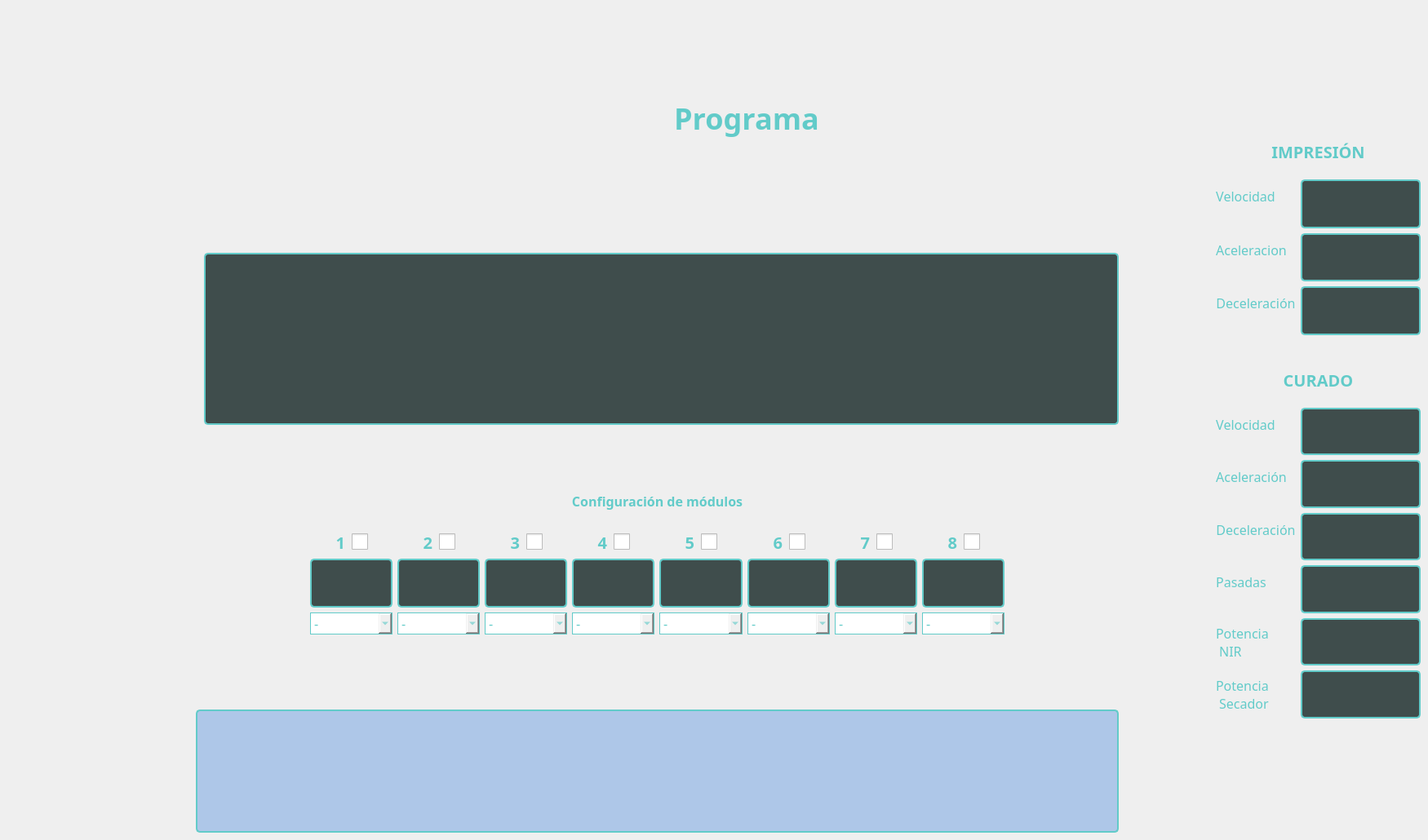
    <widget class="QWidget" name="programa">
     <widget class="QLabel" name="label_10">
      <property name="geometry">
       <rect>
        <x>780</x>
        <y>100</y>
        <width>270</width>
        <height>90</height>
       </rect>
      </property>
      <property name="styleSheet">
       <string notr="true">color: #62CBC9;
font-size: 36px;
font-weight: bold;
font-family: nunito;
text-align: center;</string>
      </property>
      <property name="text">
       <string>Programa</string>
      </property>
      <property name="alignment">
       <set>Qt::AlignmentFlag::AlignCenter</set>
      </property>
     </widget>
     <widget class="QWidget" name="formLayoutWidget_2">
      <property name="geometry">
       <rect>
        <x>1490</x>
        <y>220</y>
        <width>251</width>
        <height>191</height>
       </rect>
      </property>
      <layout class="QFormLayout" name="formLayout_2">
       <item row="0" column="0">
        <widget class="QLabel" name="label_11">
         <property name="styleSheet">
          <string notr="true">color: #62CBC9;
	font-size: 16px;
	font-family: nunito;</string>
         </property>
         <property name="text">
          <string>Velocidad</string>
         </property>
         <property name="alignment">
          <set>Qt::AlignmentFlag::AlignCenter</set>
         </property>
        </widget>
       </item>
       <item row="0" column="1">
        <widget class="QLineEdit" name="pg_prog_vel_impresion">
         <property name="styleSheet">
          <string notr="true">  background-color: #3F4D4C;
color: #62CBC9;
    border: 2px solid #62CBC9;
    border-radius: 5px;
    padding: 10px;
	font-size: 24px;
	font-family: nunito;</string>
         </property>
        </widget>
       </item>
       <item row="1" column="0">
        <widget class="QLabel" name="label_12">
         <property name="styleSheet">
          <string notr="true">color: #62CBC9;
	font-size: 16px;
	font-family: nunito;</string>
         </property>
         <property name="text">
          <string>Aceleracion</string>
         </property>
         <property name="alignment">
          <set>Qt::AlignmentFlag::AlignCenter</set>
         </property>
        </widget>
       </item>
       <item row="1" column="1">
        <widget class="QLineEdit" name="pg_prog_acel_impresion">
         <property name="styleSheet">
          <string notr="true">  background-color: #3F4D4C;
color: #62CBC9;
    border: 2px solid #62CBC9;
    border-radius: 5px;
    padding: 10px;
	font-size: 24px;
	font-family: nunito;</string>
         </property>
        </widget>
       </item>
       <item row="2" column="0">
        <widget class="QLabel" name="label_14">
         <property name="styleSheet">
          <string notr="true">color: #62CBC9;
	font-size: 16px;
	font-family: nunito;</string>
         </property>
         <property name="text">
          <string>Deceleración</string>
         </property>
         <property name="alignment">
          <set>Qt::AlignmentFlag::AlignCenter</set>
         </property>
        </widget>
       </item>
       <item row="2" column="1">
        <widget class="QLineEdit" name="pg_prog_decel_impresion">
         <property name="styleSheet">
          <string notr="true">  background-color: #3F4D4C;
color: #62CBC9;
    border: 2px solid #62CBC9;
    border-radius: 5px;
    padding: 10px;
	font-size: 24px;
	font-family: nunito;</string>
         </property>
        </widget>
       </item>
      </layout>
     </widget>
     <widget class="QWidget" name="gridLayoutWidget_2">
      <property name="geometry">
       <rect>
        <x>380</x>
        <y>650</y>
        <width>851</width>
        <height>131</height>
       </rect>
      </property>
      <layout class="QGridLayout" name="gridLayout_2">
       <item row="0" column="0" alignment="Qt::AlignmentFlag::AlignHCenter">
        <widget class="QCheckBox" name="M1Check">
         <property name="layoutDirection">
          <enum>Qt::LayoutDirection::RightToLeft</enum>
         </property>
         <property name="styleSheet">
          <string notr="true">QCheckBox {
    color: #62CBC9;
    font-size: 20px;
    font-family: nunito;
    font-weight: bold;
    spacing: 8px;
}
QCheckBox::indicator {
    width: 20px;
    height: 20px;
}</string>
         </property>
         <property name="text">
          <string>1</string>
         </property>
        </widget>
       </item>
       <item row="2" column="6">
        <widget class="QComboBox" name="modulo7">
         <property name="styleSheet">
          <string notr="true"> border: 1px solid #62CBC9;
color: #62CBC9;
font-size: 16px;
font-family: nunito;
</string>
         </property>
         <item>
          <property name="text">
           <string>-</string>
          </property>
         </item>
         <item>
          <property name="text">
           <string>PMB-C8</string>
          </property>
         </item>
         <item>
          <property name="text">
           <string>PMB-C2</string>
          </property>
         </item>
         <item>
          <property name="text">
           <string>APMB4</string>
          </property>
         </item>
         <item>
          <property name="text">
           <string>SM-200</string>
          </property>
         </item>
         <item>
          <property name="text">
           <string>NIR</string>
          </property>
         </item>
         <item>
          <property name="text">
           <string>Air dryver</string>
          </property>
         </item>
        </widget>
       </item>
       <item row="2" column="4">
        <widget class="QComboBox" name="modulo5">
         <property name="styleSheet">
          <string notr="true"> border: 1px solid #62CBC9;
color: #62CBC9;
font-size: 16px;
font-family: nunito;
</string>
         </property>
         <item>
          <property name="text">
           <string>-</string>
          </property>
         </item>
         <item>
          <property name="text">
           <string>PMB-C8</string>
          </property>
         </item>
         <item>
          <property name="text">
           <string>PMB-C2</string>
          </property>
         </item>
         <item>
          <property name="text">
           <string>APMB4</string>
          </property>
         </item>
         <item>
          <property name="text">
           <string>SM-200</string>
          </property>
         </item>
         <item>
          <property name="text">
           <string>NIR</string>
          </property>
         </item>
         <item>
          <property name="text">
           <string>Air dryver</string>
          </property>
         </item>
        </widget>
       </item>
       <item row="1" column="5">
        <widget class="QLineEdit" name="M6D">
         <property name="styleSheet">
          <string notr="true">  background-color: #3F4D4C;
color: #62CBC9;
    border: 2px solid #62CBC9;
    border-radius: 5px;
    padding: 10px;
	font-size: 24px;
	font-family: nunito;</string>
         </property>
        </widget>
       </item>
       <item row="1" column="1">
        <widget class="QLineEdit" name="M2D">
         <property name="styleSheet">
          <string notr="true">  background-color: #3F4D4C;
color: #62CBC9;
    border: 2px solid #62CBC9;
    border-radius: 5px;
    padding: 10px;
	font-size: 24px;
	font-family: nunito;</string>
         </property>
        </widget>
       </item>
       <item row="2" column="1">
        <widget class="QComboBox" name="modulo2">
         <property name="styleSheet">
          <string notr="true"> border: 1px solid #62CBC9;
color: #62CBC9;
font-size: 16px;
font-family: nunito;
</string>
         </property>
         <item>
          <property name="text">
           <string>-</string>
          </property>
         </item>
         <item>
          <property name="text">
           <string>PMB-C8</string>
          </property>
         </item>
         <item>
          <property name="text">
           <string>PMB-C2</string>
          </property>
         </item>
         <item>
          <property name="text">
           <string>APMB4</string>
          </property>
         </item>
         <item>
          <property name="text">
           <string>SM-200</string>
          </property>
         </item>
         <item>
          <property name="text">
           <string>NIR</string>
          </property>
         </item>
         <item>
          <property name="text">
           <string>Air dryver</string>
          </property>
         </item>
        </widget>
       </item>
       <item row="2" column="7">
        <widget class="QComboBox" name="modulo8">
         <property name="styleSheet">
          <string notr="true"> border: 1px solid #62CBC9;
color: #62CBC9;
font-size: 16px;
font-family: nunito;
</string>
         </property>
         <item>
          <property name="text">
           <string>-</string>
          </property>
         </item>
         <item>
          <property name="text">
           <string>PMB-C8</string>
          </property>
         </item>
         <item>
          <property name="text">
           <string>PMB-C2</string>
          </property>
         </item>
         <item>
          <property name="text">
           <string>APMB4</string>
          </property>
         </item>
         <item>
          <property name="text">
           <string>SM-200</string>
          </property>
         </item>
         <item>
          <property name="text">
           <string>NIR</string>
          </property>
         </item>
         <item>
          <property name="text">
           <string>Air dryver</string>
          </property>
         </item>
        </widget>
       </item>
       <item row="2" column="5">
        <widget class="QComboBox" name="modulo6">
         <property name="styleSheet">
          <string notr="true"> border: 1px solid #62CBC9;
color: #62CBC9;
font-size: 16px;
font-family: nunito;
</string>
         </property>
         <item>
          <property name="text">
           <string>-</string>
          </property>
         </item>
         <item>
          <property name="text">
           <string>PMB-C8</string>
          </property>
         </item>
         <item>
          <property name="text">
           <string>PMB-C2</string>
          </property>
         </item>
         <item>
          <property name="text">
           <string>APMB4</string>
          </property>
         </item>
         <item>
          <property name="text">
           <string>SM-200</string>
          </property>
         </item>
         <item>
          <property name="text">
           <string>NIR</string>
          </property>
         </item>
         <item>
          <property name="text">
           <string>Air dryver</string>
          </property>
         </item>
        </widget>
       </item>
       <item row="1" column="4">
        <widget class="QLineEdit" name="M5D">
         <property name="styleSheet">
          <string notr="true">  background-color: #3F4D4C;
color: #62CBC9;
    border: 2px solid #62CBC9;
    border-radius: 5px;
    padding: 10px;
	font-size: 24px;
	font-family: nunito;</string>
         </property>
        </widget>
       </item>
       <item row="1" column="2">
        <widget class="QLineEdit" name="M3D">
         <property name="styleSheet">
          <string notr="true">  background-color: #3F4D4C;
color: #62CBC9;
    border: 2px solid #62CBC9;
    border-radius: 5px;
    padding: 10px;
	font-size: 24px;
	font-family: nunito;</string>
         </property>
        </widget>
       </item>
       <item row="1" column="3">
        <widget class="QLineEdit" name="M4D">
         <property name="styleSheet">
          <string notr="true">  background-color: #3F4D4C;
color: #62CBC9;
    border: 2px solid #62CBC9;
    border-radius: 5px;
    padding: 10px;
	font-size: 24px;
	font-family: nunito;</string>
         </property>
        </widget>
       </item>
       <item row="1" column="0">
        <widget class="QLineEdit" name="M1D">
         <property name="styleSheet">
          <string notr="true">  background-color: #3F4D4C;
  color: #62CBC9;
    border: 2px solid #62CBC9;
    border-radius: 5px;
    padding: 10px;
	font-size: 24px;
	font-family: nunito;</string>
         </property>
        </widget>
       </item>
       <item row="1" column="7">
        <widget class="QLineEdit" name="M8D">
         <property name="styleSheet">
          <string notr="true">  background-color: #3F4D4C;
color: #62CBC9;
    border: 2px solid #62CBC9;
    border-radius: 5px;
    padding: 10px;
	font-size: 24px;
	font-family: nunito;</string>
         </property>
        </widget>
       </item>
       <item row="2" column="2">
        <widget class="QComboBox" name="modulo3">
         <property name="styleSheet">
          <string notr="true"> border: 1px solid #62CBC9;
color: #62CBC9;
font-size: 16px;
font-family: nunito;
</string>
         </property>
         <item>
          <property name="text">
           <string>-</string>
          </property>
         </item>
         <item>
          <property name="text">
           <string>PMB-C8</string>
          </property>
         </item>
         <item>
          <property name="text">
           <string>PMB-C2</string>
          </property>
         </item>
         <item>
          <property name="text">
           <string>APMB4</string>
          </property>
         </item>
         <item>
          <property name="text">
           <string>SM-200</string>
          </property>
         </item>
         <item>
          <property name="text">
           <string>NIR</string>
          </property>
         </item>
         <item>
          <property name="text">
           <string>Air dryver</string>
          </property>
         </item>
        </widget>
       </item>
       <item row="2" column="3">
        <widget class="QComboBox" name="modulo4">
         <property name="styleSheet">
          <string notr="true"> border: 1px solid #62CBC9;
color: #62CBC9;
font-size: 16px;
font-family: nunito;
</string>
         </property>
         <item>
          <property name="text">
           <string>-</string>
          </property>
         </item>
         <item>
          <property name="text">
           <string>PMB-C8</string>
          </property>
         </item>
         <item>
          <property name="text">
           <string>PMB-C2</string>
          </property>
         </item>
         <item>
          <property name="text">
           <string>APMB4</string>
          </property>
         </item>
         <item>
          <property name="text">
           <string>SM-200</string>
          </property>
         </item>
         <item>
          <property name="text">
           <string>NIR</string>
          </property>
         </item>
         <item>
          <property name="text">
           <string>Air dryver</string>
          </property>
         </item>
        </widget>
       </item>
       <item row="1" column="6">
        <widget class="QLineEdit" name="M7D">
         <property name="styleSheet">
          <string notr="true">  background-color: #3F4D4C;
color: #62CBC9;
    border: 2px solid #62CBC9;
    border-radius: 5px;
    padding: 10px;
	font-size: 24px;
	font-family: nunito;</string>
         </property>
        </widget>
       </item>
       <item row="2" column="0">
        <widget class="QComboBox" name="modulo1">
         <property name="styleSheet">
          <string notr="true"> border: 1px solid #62CBC9;
color: #62CBC9;
font-size: 16px;
font-family: nunito;
</string>
         </property>
         <item>
          <property name="text">
           <string>-</string>
          </property>
         </item>
         <item>
          <property name="text">
           <string>PMB-C8</string>
          </property>
         </item>
         <item>
          <property name="text">
           <string>PMB-C2</string>
          </property>
         </item>
         <item>
          <property name="text">
           <string>APMB4</string>
          </property>
         </item>
         <item>
          <property name="text">
           <string>SM-200</string>
          </property>
         </item>
         <item>
          <property name="text">
           <string>NIR</string>
          </property>
         </item>
         <item>
          <property name="text">
           <string>Air dryver</string>
          </property>
         </item>
        </widget>
       </item>
       <item row="0" column="1" alignment="Qt::AlignmentFlag::AlignHCenter">
        <widget class="QCheckBox" name="M2Check">
         <property name="layoutDirection">
          <enum>Qt::LayoutDirection::RightToLeft</enum>
         </property>
         <property name="styleSheet">
          <string notr="true">QCheckBox {
    color: #62CBC9;
    font-size: 20px;
    font-family: nunito;
    font-weight: bold;
    spacing: 8px;
}
QCheckBox::indicator {
    width: 20px;
    height: 20px;
}</string>
         </property>
         <property name="text">
          <string>2</string>
         </property>
        </widget>
       </item>
       <item row="0" column="2" alignment="Qt::AlignmentFlag::AlignHCenter">
        <widget class="QCheckBox" name="M3Check">
         <property name="layoutDirection">
          <enum>Qt::LayoutDirection::RightToLeft</enum>
         </property>
         <property name="styleSheet">
          <string notr="true">QCheckBox {
    color: #62CBC9;
    font-size: 20px;
    font-family: nunito;
    font-weight: bold;
    spacing: 8px;
}
QCheckBox::indicator {
    width: 20px;
    height: 20px;
}</string>
         </property>
         <property name="text">
          <string>3</string>
         </property>
        </widget>
       </item>
       <item row="0" column="3" alignment="Qt::AlignmentFlag::AlignHCenter">
        <widget class="QCheckBox" name="M4Check">
         <property name="layoutDirection">
          <enum>Qt::LayoutDirection::RightToLeft</enum>
         </property>
         <property name="styleSheet">
          <string notr="true">QCheckBox {
    color: #62CBC9;
    font-size: 20px;
    font-family: nunito;
    font-weight: bold;
    spacing: 8px;
}
QCheckBox::indicator {
    width: 20px;
    height: 20px;
}</string>
         </property>
         <property name="text">
          <string>4</string>
         </property>
        </widget>
       </item>
       <item row="0" column="4" alignment="Qt::AlignmentFlag::AlignHCenter">
        <widget class="QCheckBox" name="M5Check">
         <property name="layoutDirection">
          <enum>Qt::LayoutDirection::RightToLeft</enum>
         </property>
         <property name="styleSheet">
          <string notr="true">QCheckBox {
    color: #62CBC9;
    font-size: 20px;
    font-family: nunito;
    font-weight: bold;
    spacing: 8px;
}
QCheckBox::indicator {
    width: 20px;
    height: 20px;
}</string>
         </property>
         <property name="text">
          <string>5</string>
         </property>
        </widget>
       </item>
       <item row="0" column="5" alignment="Qt::AlignmentFlag::AlignHCenter">
        <widget class="QCheckBox" name="M6Check">
         <property name="layoutDirection">
          <enum>Qt::LayoutDirection::RightToLeft</enum>
         </property>
         <property name="styleSheet">
          <string notr="true">QCheckBox {
    color: #62CBC9;
    font-size: 20px;
    font-family: nunito;
    font-weight: bold;
    spacing: 8px;
}
QCheckBox::indicator {
    width: 20px;
    height: 20px;
}</string>
         </property>
         <property name="text">
          <string>6</string>
         </property>
        </widget>
       </item>
       <item row="0" column="6" alignment="Qt::AlignmentFlag::AlignHCenter">
        <widget class="QCheckBox" name="M7Check">
         <property name="layoutDirection">
          <enum>Qt::LayoutDirection::RightToLeft</enum>
         </property>
         <property name="styleSheet">
          <string notr="true">QCheckBox {
    color: #62CBC9;
    font-size: 20px;
    font-family: nunito;
    font-weight: bold;
    spacing: 8px;
}
QCheckBox::indicator {
    width: 20px;
    height: 20px;
}</string>
         </property>
         <property name="text">
          <string>7</string>
         </property>
        </widget>
       </item>
       <item row="0" column="7" alignment="Qt::AlignmentFlag::AlignHCenter">
        <widget class="QCheckBox" name="M8Check">
         <property name="layoutDirection">
          <enum>Qt::LayoutDirection::RightToLeft</enum>
         </property>
         <property name="styleSheet">
          <string notr="true">QCheckBox {
    color: #62CBC9;
    font-size: 20px;
    font-family: nunito;
    font-weight: bold;
    spacing: 8px;
}
QCheckBox::indicator {
    width: 20px;
    height: 20px;
}</string>
         </property>
         <property name="text">
          <string>8</string>
         </property>
        </widget>
       </item>
      </layout>
     </widget>
     <widget class="QLabel" name="label_26">
      <property name="geometry">
       <rect>
        <x>690</x>
        <y>600</y>
        <width>231</width>
        <height>29</height>
       </rect>
      </property>
      <property name="styleSheet">
       <string notr="true">color: #62CBC9;
font-size: 16px;
font-family: nunito;
font-weight: bold;</string>
      </property>
      <property name="text">
       <string>Configuración de módulos</string>
      </property>
      <property name="alignment">
       <set>Qt::AlignmentFlag::AlignCenter</set>
      </property>
     </widget>
     <widget class="QGraphicsView" name="pg_vista">
      <property name="geometry">
       <rect>
        <x>250</x>
        <y>310</y>
        <width>1121</width>
        <height>211</height>
       </rect>
      </property>
      <property name="styleSheet">
       <string notr="true">QGraphicsView {
    background-color: #3F4D4C;
    border: 2px solid #62CBC9;
    border-radius: 5px;
}</string>
      </property>
     </widget>
     <widget class="QWidget" name="formLayoutWidget_3">
      <property name="geometry">
       <rect>
        <x>1490</x>
        <y>500</y>
        <width>251</width>
        <height>381</height>
       </rect>
      </property>
      <layout class="QFormLayout" name="formLayout_3">
       <item row="0" column="0">
        <widget class="QLabel" name="label_13">
         <property name="styleSheet">
          <string notr="true">color: #62CBC9;
	font-size: 16px;
	font-family: nunito;</string>
         </property>
         <property name="text">
          <string>Velocidad</string>
         </property>
         <property name="alignment">
          <set>Qt::AlignmentFlag::AlignCenter</set>
         </property>
        </widget>
       </item>
       <item row="0" column="1">
        <widget class="QLineEdit" name="pg_prog_vel_curado">
         <property name="styleSheet">
          <string notr="true">  background-color: #3F4D4C;
color: #62CBC9;
    border: 2px solid #62CBC9;
    border-radius: 5px;
    padding: 10px;
	font-size: 24px;
	font-family: nunito;</string>
         </property>
        </widget>
       </item>
       <item row="1" column="0">
        <widget class="QLabel" name="label_16">
         <property name="styleSheet">
          <string notr="true">color: #62CBC9;
	font-size: 16px;
	font-family: nunito;</string>
         </property>
         <property name="text">
          <string>Aceleración</string>
         </property>
         <property name="alignment">
          <set>Qt::AlignmentFlag::AlignCenter</set>
         </property>
        </widget>
       </item>
       <item row="1" column="1">
        <widget class="QLineEdit" name="pg_prog_acel_curado">
         <property name="styleSheet">
          <string notr="true">  background-color: #3F4D4C;
color: #62CBC9;
    border: 2px solid #62CBC9;
    border-radius: 5px;
    padding: 10px;
	font-size: 24px;
	font-family: nunito;</string>
         </property>
        </widget>
       </item>
       <item row="2" column="0">
        <widget class="QLabel" name="label_15">
         <property name="styleSheet">
          <string notr="true">color: #62CBC9;
	font-size: 16px;
	font-family: nunito;</string>
         </property>
         <property name="text">
          <string>Deceleración</string>
         </property>
         <property name="alignment">
          <set>Qt::AlignmentFlag::AlignCenter</set>
         </property>
        </widget>
       </item>
       <item row="2" column="1">
        <widget class="QLineEdit" name="pg_prog_decel_curado">
         <property name="styleSheet">
          <string notr="true">  background-color: #3F4D4C;
color: #62CBC9;
    border: 2px solid #62CBC9;
    border-radius: 5px;
    padding: 10px;
	font-size: 24px;
	font-family: nunito;</string>
         </property>
        </widget>
       </item>
       <item row="3" column="0">
        <widget class="QLabel" name="label_22">
         <property name="styleSheet">
          <string notr="true">color: #62CBC9;
	font-size: 16px;
	font-family: nunito;</string>
         </property>
         <property name="text">
          <string>Pasadas</string>
         </property>
         <property name="alignment">
          <set>Qt::AlignmentFlag::AlignCenter</set>
         </property>
        </widget>
       </item>
       <item row="3" column="1">
        <widget class="QLineEdit" name="pg_prog_cant_pasadas_curado">
         <property name="styleSheet">
          <string notr="true">  background-color: #3F4D4C;
color: #62CBC9;
    border: 2px solid #62CBC9;
    border-radius: 5px;
    padding: 10px;
	font-size: 24px;
	font-family: nunito;</string>
         </property>
        </widget>
       </item>
       <item row="4" column="1">
        <widget class="QLineEdit" name="pg_prog_potencia_NIR">
         <property name="styleSheet">
          <string notr="true">  background-color: #3F4D4C;
color: #62CBC9;
    border: 2px solid #62CBC9;
    border-radius: 5px;
    padding: 10px;
	font-size: 24px;
	font-family: nunito;</string>
         </property>
        </widget>
       </item>
       <item row="5" column="1">
        <widget class="QLineEdit" name="pg_prog_potencia_secador">
         <property name="styleSheet">
          <string notr="true">  background-color: #3F4D4C;
color: #62CBC9;
    border: 2px solid #62CBC9;
    border-radius: 5px;
    padding: 10px;
	font-size: 24px;
	font-family: nunito;</string>
         </property>
        </widget>
       </item>
       <item row="4" column="0">
        <widget class="QLabel" name="label_23">
         <property name="styleSheet">
          <string notr="true">color: #62CBC9;
	font-size: 16px;
	font-family: nunito;</string>
         </property>
         <property name="text">
          <string>Potencia 
 NIR</string>
         </property>
         <property name="alignment">
          <set>Qt::AlignmentFlag::AlignLeading|Qt::AlignmentFlag::AlignLeft|Qt::AlignmentFlag::AlignVCenter</set>
         </property>
        </widget>
       </item>
       <item row="5" column="0">
        <widget class="QLabel" name="label_24">
         <property name="styleSheet">
          <string notr="true">color: #62CBC9;
	font-size: 16px;
	font-family: nunito;</string>
         </property>
         <property name="text">
          <string>Potencia 
 Secador</string>
         </property>
         <property name="alignment">
          <set>Qt::AlignmentFlag::AlignLeading|Qt::AlignmentFlag::AlignLeft|Qt::AlignmentFlag::AlignVCenter</set>
         </property>
        </widget>
       </item>
      </layout>
     </widget>
     <widget class="QLabel" name="label_27">
      <property name="geometry">
       <rect>
        <x>1490</x>
        <y>170</y>
        <width>251</width>
        <height>31</height>
       </rect>
      </property>
      <property name="font">
       <font>
        <family>nunito</family>
        <pointsize>-1</pointsize>
        <bold>true</bold>
       </font>
      </property>
      <property name="styleSheet">
       <string notr="true">color: #62CBC9;
	font-size: 20px;
	font-family: nunito;</string>
      </property>
      <property name="text">
       <string>IMPRESIÓN</string>
      </property>
      <property name="alignment">
       <set>Qt::AlignmentFlag::AlignCenter</set>
      </property>
     </widget>
     <widget class="QLabel" name="label_32">
      <property name="geometry">
       <rect>
        <x>1490</x>
        <y>450</y>
        <width>251</width>
        <height>31</height>
       </rect>
      </property>
      <property name="font">
       <font>
        <family>nunito</family>
        <pointsize>-1</pointsize>
        <bold>true</bold>
       </font>
      </property>
      <property name="styleSheet">
       <string notr="true">color: #62CBC9;
	font-size: 20px;
	font-family: nunito;</string>
      </property>
      <property name="text">
       <string>CURADO</string>
      </property>
      <property name="alignment">
       <set>Qt::AlignmentFlag::AlignCenter</set>
      </property>
     </widget>
     <widget class="QTextEdit" name="txtMessage_3">
      <property name="geometry">
       <rect>
        <x>240</x>
        <y>870</y>
        <width>1131</width>
        <height>151</height>
       </rect>
      </property>
      <property name="styleSheet">
       <string notr="true">background-color: rgb(174, 199, 232);
color: rgb(0, 0, 0);
border: 2px solid #62CBC9;
border-radius: 5px;</string>
      </property>
      <property name="readOnly">
       <bool>true</bool>
      </property>
     </widget>
    </widget>
